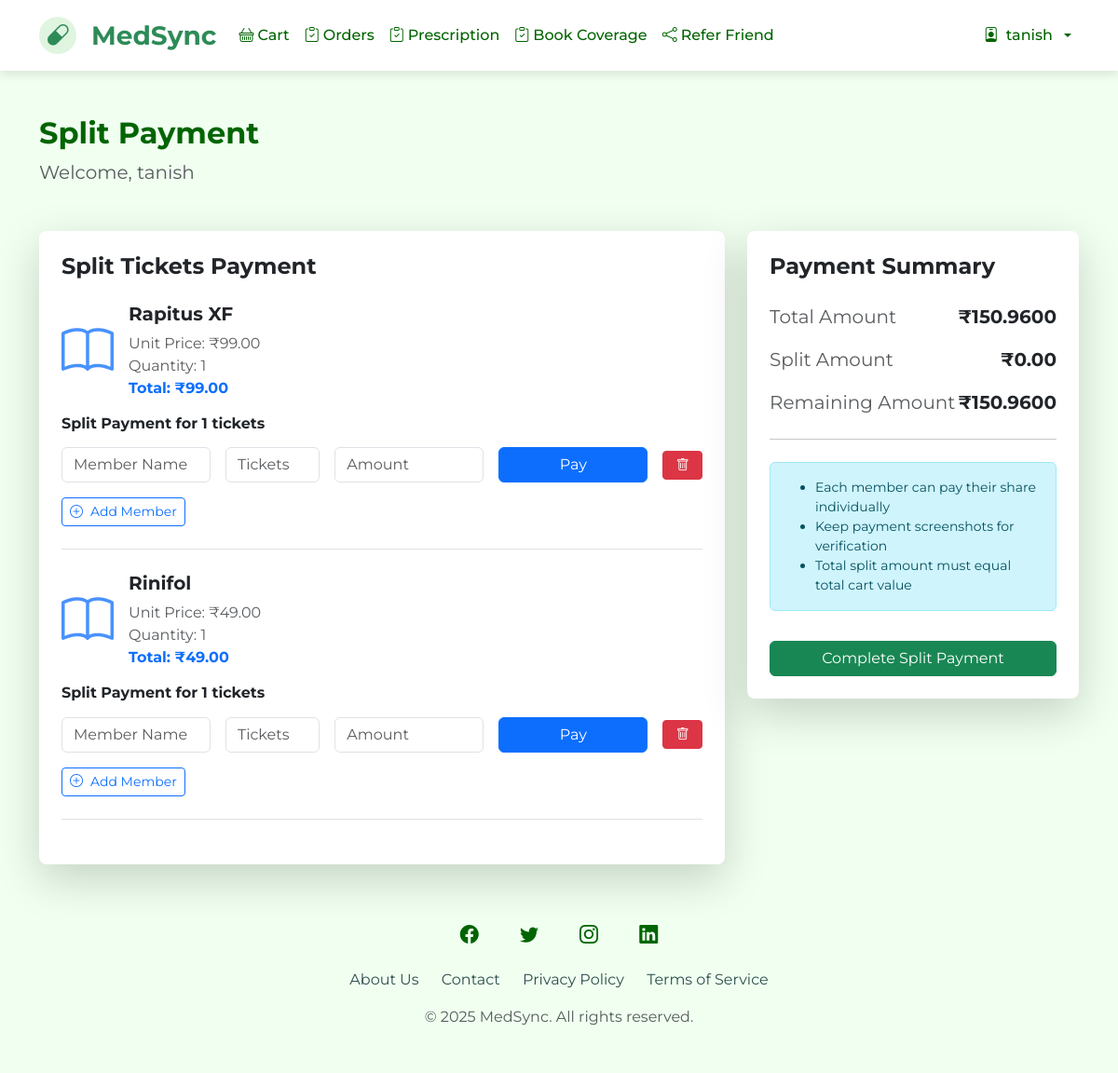
The page /split-payment/ (signed in) on the database its author committed.
### main/models.py (models this page shows, shortened)
class CartItem(models.Model):
    user = models.ForeignKey(User, on_delete=models.CASCADE)
    product_name = models.CharField(max_length=200)
    price = models.DecimalField(max_digits=10, decimal_places=2)
    quantity = models.IntegerField(default=1)
    date_added = models.DateTimeField(auto_now_add=True)
    def get_total(self):
        return self.price * self.quantity

### main/views.py (the view)
# urls.py: path('split-payment/', split_payment, name='split_payment'),
@login_required
def split_payment(request):
    from decimal import Decimal
    cart_items = CartItem.objects.filter(user=request.user)
    subtotal = sum(item.get_total() for item in cart_items)
    tax = subtotal * Decimal('0.02')
    total = subtotal + tax
    context = {
        'cart_items': cart_items,
        'subtotal': subtotal,
        'tax': tax,
        'total': total,
    }
    return render(request, 'split_payment.html', context)

### main/templates/split_payment.html (shortened to what this page needs)
{% extends "base.html" %}
{% block start %}
<div class="container mt-5">
    <div class="welcome-banner mb-5">
        <h2 class="fw-bold mb-2">Split Payment</h2>
        <p class="text-muted fs-5">Welcome, {{request.user}}</p>
    </div>
    <div class="row g-4">
        <div class="col-lg-8">
            <div class="card shadow-lg border-0 rounded-3 mb-4">
                <div class="card-body p-4">
                    <h4 class="fw-bold mb-4">Split Tickets Payment</h4>
                    {% for item in cart_items %}
                    <div class="cart-item mb-4 pb-4 border-bottom" id="split-item-{{ item.id }}">
                        <div class="d-flex align-items-center gap-3 mb-3">
                            <div class="flex-shrink-0">
                            </div>
                            <div class="flex-grow-1">
                                <h5 class="fw-bold mb-2">{{ item.product_name }}</h5>
                                <p class="text-muted mb-0">Unit Price: ₹{{ item.price }}</p>
                                <p class="text-muted mb-0">Quantity: {{ item.quantity }}</p>
                                <p class="fw-bold text-primary mb-0">Total: ₹{{ item.get_total }}</p>
                            </div>
                        </div>
                        <div class="split-payment-section">
                            <h6 class="fw-bold mb-3">Split Payment for {{ item.quantity }} tickets</h6>
                            <div class="split-members" id="members-{{ item.id }}">
                                <div class="member-row mb-3">
                                    <div class="row g-3 align-items-center">
                                        <div class="col-md-3">
                                            <input type="text" class="form-control member-name" placeholder="Member Name">
                                        </div>
                                        <div class="col-md-2">
                                            <input type="number" class="form-control split-tickets"
                                                   placeholder="Tickets" min="1" max="{{ item.quantity }}"
                                                   data-price="{{ item.price }}">
                                        </div>
                                        <div class="col-md-3">
                                            <input type="text" class="form-control share-amount" placeholder="Amount" readonly>
                                        </div>
                                        <div class="col-md-3">
                                            <a href="https://razorpay.me/@PRINT" class="btn btn-primary w-100 pay-button" disabled>Pay</a>
                                        </div>
                                        <div class="col-md-1">
                                            <button class="btn btn-danger btn-sm remove-member w-100">
                                                <i class="bi bi-trash"></i>
                                            </button>
                                        </div>
                                    </div>
                                </div>
                            </div>
                            <button class="btn btn-outline-primary btn-sm add-member" data-item-id="{{ item.id }}">
                                <i class="bi bi-plus-circle me-2"></i>Add Member
                            </button>
                        </div>
                    </div>
                    {% endfor %}
                </div>
            </div>
        </div>
        <div class="col-lg-4">
            <div class="card shadow-lg border-0 rounded-3">
                <div class="card-body p-4">
                    <h4 class="fw-bold mb-4">Payment Summary</h4>
                    <div class="d-flex justify-content-between mb-3">
                        <span class="text-muted fs-5">Total Amount</span>
                        <span class="fw-bold fs-5">₹{{ total }}</span>
                    </div>
                    <div class="d-flex justify-content-between mb-3">
                        <span class="text-muted fs-5">Split Amount</span>
                        <span class="fw-bold fs-5" id="total-split">₹0.00</span>
                    </div>
                    <div class="d-flex justify-content-between mb-3">
                        <span class="text-muted fs-5">Remaining Amount</span>
                        <span class="fw-bold fs-5" id="remaining-amount">₹{{ total }}</span>
                    </div>
                    <hr class="my-4">
                    <div class="alert alert-info">
                        <small>
                            <ul class="mb-0">
                                <li>Each member can pay their share individually</li>
                                <li>Keep payment screenshots for verification</li>
                                <li>Total split amount must equal total cart value</li>
                            </ul>
                        </small>
                    </div>
                    <button id="complete-split-btn" class="btn btn-success w-100 mt-3">
                        Complete Split Payment
                    </button>
                </div>
            </div>
        </div>
    </div>
</div>
{% endblock %}

### main/templates/base.html (shortened to what this page needs)
<!DOCTYPE html>
<html lang="en">
<head>
    <link href="https://cdn.jsdelivr.net/npm/bootstrap@5.3.0/dist/css/bootstrap.min.css" rel="stylesheet">
    <link rel="stylesheet" href="https://cdn.jsdelivr.net/npm/bootstrap-icons@1.11.2/font/bootstrap-icons.css">
</head>
<body>
    <nav class="navbar navbar-expand-lg">
        <div class="container">
            <a class="navbar-brand" href="/main">
                <span class="logo-container">
                    <i class="bi bi-capsule"></i>
                </span>
                MedSync
            </a>
            <div class="collapse navbar-collapse" id="navbarNav">
                <ul class="navbar-nav me-auto">
                    {% if request.user.is_authenticated %}
                    <li class="nav-item">
                        <a class="nav-link" href="/cart/" data-count="0">
                            <i class="bi bi-basket me-1"></i>Cart
                        </a>
                    </li>
                    <li class="nav-item">
                        <a class="nav-link" href="{% url 'order_list' %}">
                            <i class="bi bi-clipboard-check me-1"></i>Orders
                        </a>
                    </li>
                    <li class="nav-item">
                        <a class="nav-link" href="/ocr/upload-prescription/">
                            <i class="bi bi-clipboard-check me-1"></i>Prescription
                        </a>
                    </li>
                    <li class="nav-item">
                        <a class="nav-link" href="/insurance/">
                            <i class="bi bi-clipboard-check me-1"></i>Book Coverage
                        </a>
                    </li>
                    <li class="nav-item">
                        <a class="nav-link" href="#" id="referralBtn">
                            <i class="bi bi-share me-1"></i>Refer Friend
                        </a>
                    </li>
                    {% endif %}
                </ul>
                <ul class="navbar-nav align-items-center">
                    {% if request.user.is_authenticated %}
                    <li class="nav-item dropdown">
                        <a class="nav-link dropdown-toggle d-flex align-items-center gap-2" href="#" role="button"
                           data-bs-toggle="dropdown" aria-expanded="false">
                            <i class="bi bi-person-badge"></i>
                            <span>{{ request.user.username }}</span>
                        </a>
                    </li>
                    {% endif %}
                </ul>
            </div>
        </div>
    </nav>
        {% block start %}{% endblock %}
    <footer>
        <div class="container">
            <div class="social-links mb-3">
                <a href="#"><i class="bi bi-facebook"></i></a>
                <a href="#"><i class="bi bi-twitter"></i></a>
                <a href="#"><i class="bi bi-instagram"></i></a>
                <a href="#"><i class="bi bi-linkedin"></i></a>
            </div>
            <div class="footer-links mb-3">
                <a href="#">About Us</a>
                <a href="#">Contact</a>
                <a href="#">Privacy Policy</a>
                <a href="#">Terms of Service</a>
            </div>
            <p class="mt-2 text-muted">&copy; 2025 MedSync. All rights reserved.</p>
        </div>
    </footer>
</body>
</html>

### main/templates/base.html (style rules this page uses)
:root { --primary-color: #2E8B57; --secondary-color: #3CB371; --accent-color: #66CDAA; --light-bg: #F0FFF0; --text-color: #006400; --muted-text: #2F4F4F; --light-accent: #E0F5E0; --border-color: #AADBAA; }
body { font-family: 'Montserrat', sans-serif; background-color: var(--light-bg); color: var(--text-color); min-height: 100vh; display: flex; flex-direction: column; }
.navbar { background: white; box-shadow: 0 4px 10px rgba(0, 0, 0, 0.1); padding: 0.75rem 0; position: sticky; top: 0; z-index: 1000; }
.navbar-brand { font-weight: 700; font-size: 1.75rem; color: var(--primary-color); display: flex; align-items: center; gap: 0.5rem; }
.navbar-brand i { font-size: 1.5rem; color: var(--primary-color); }
.nav-link { font-weight: 500; color: var(--text-color) !important; transition: all 0.3s ease; padding: 0.5rem 1rem; border-radius: 4px; }
footer { background-color: white; padding: 2rem 0; margin-top: auto; text-align: center; background-color: #F0FFF0; }
.footer-links a { color: var(--muted-text); text-decoration: none; transition: color 0.3s ease; margin: 0 10px; }
.social-links a { color: var(--text-color); font-size: 1.25rem; margin: 0 10px; transition: all 0.3s; display: inline-block; width: 40px; height: 40px; line-height: 40px; border-radius: 50%; }
.logo-container { display: inline-flex; align-items: center; justify-content: center; width: 40px; height: 40px; background-color: var(--light-accent); border-radius: 50%; margin-right: 8px; }

### rows shown on the page
CartItem: product_name "Rapitus XF", price "99.00", quantity "1", get_total "99.00"
CartItem: product_name "Rinifol", price "49.00", quantity "1", get_total "49.00"

### other values the page prints
{{ request.user.username }} "tanish"
{{ request.user }} "tanish"
{{ total }} "150.9600"
